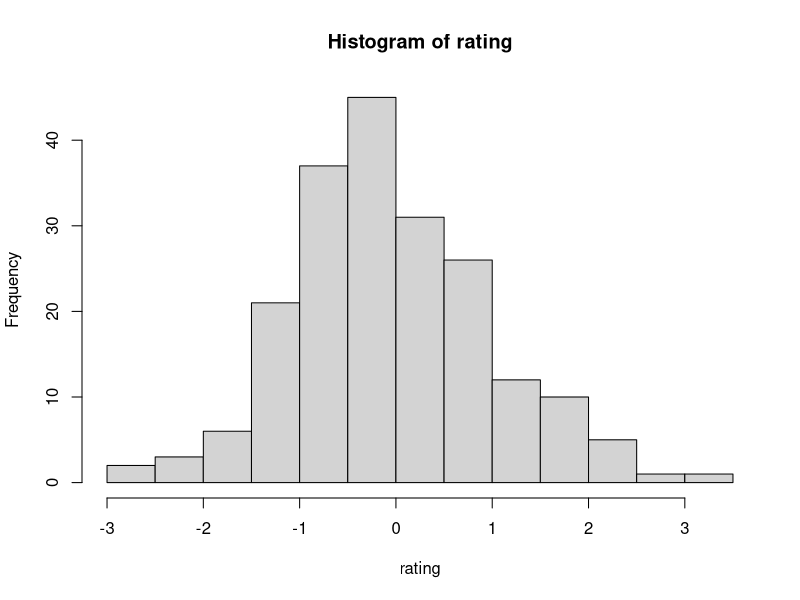
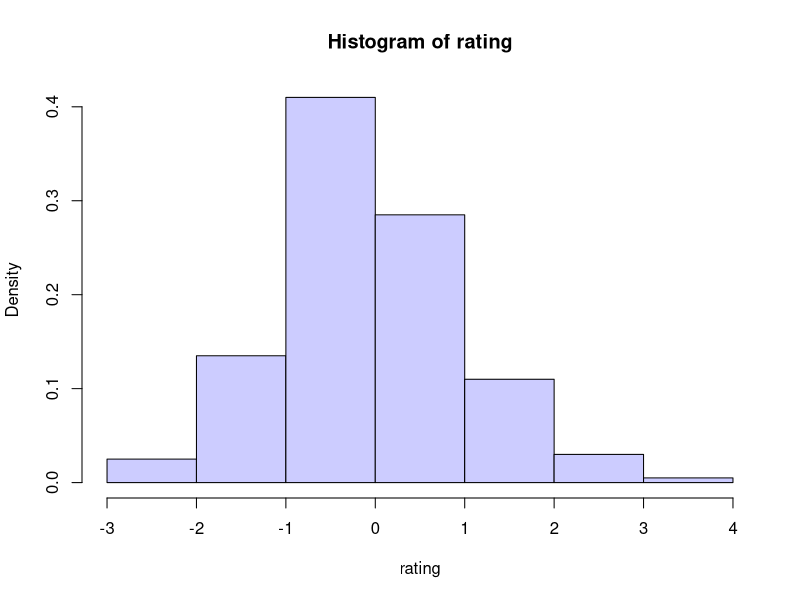
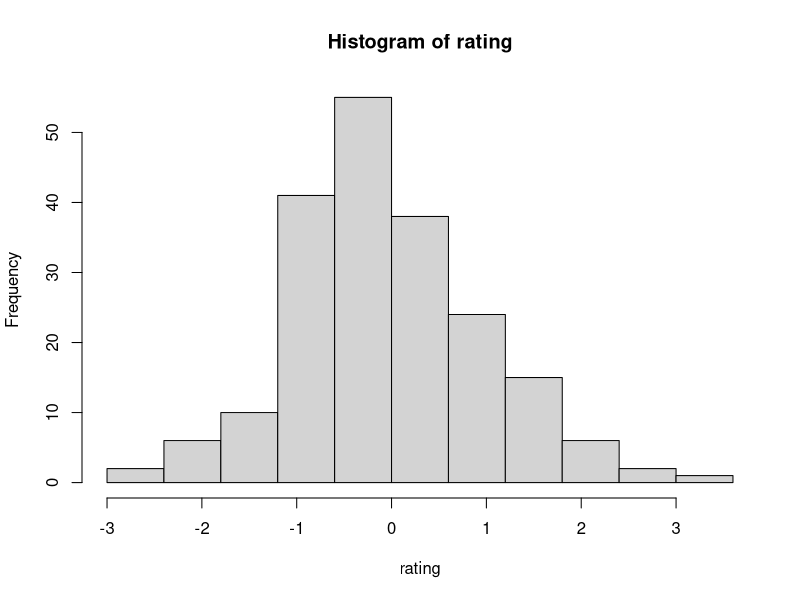
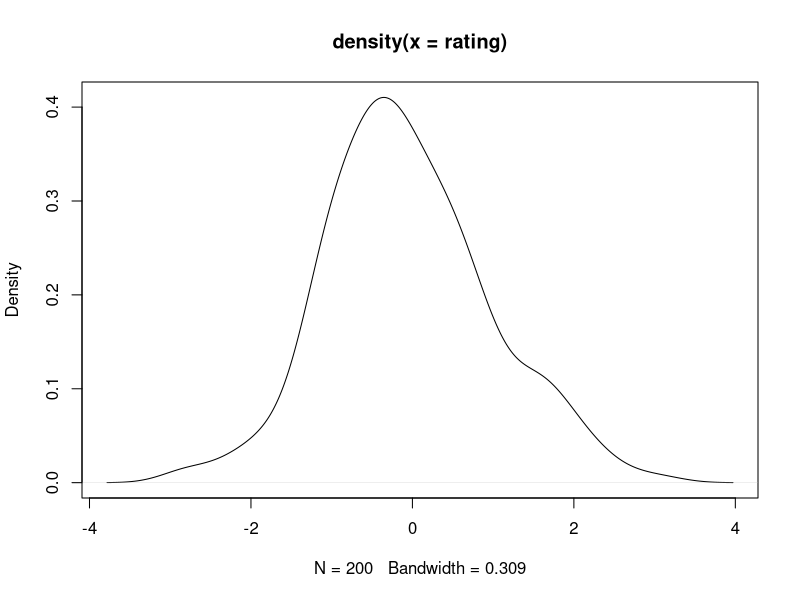
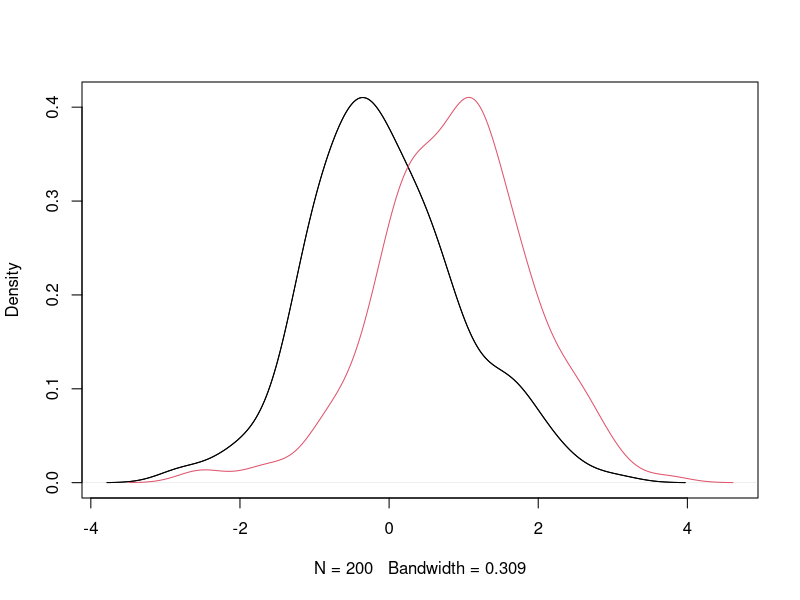
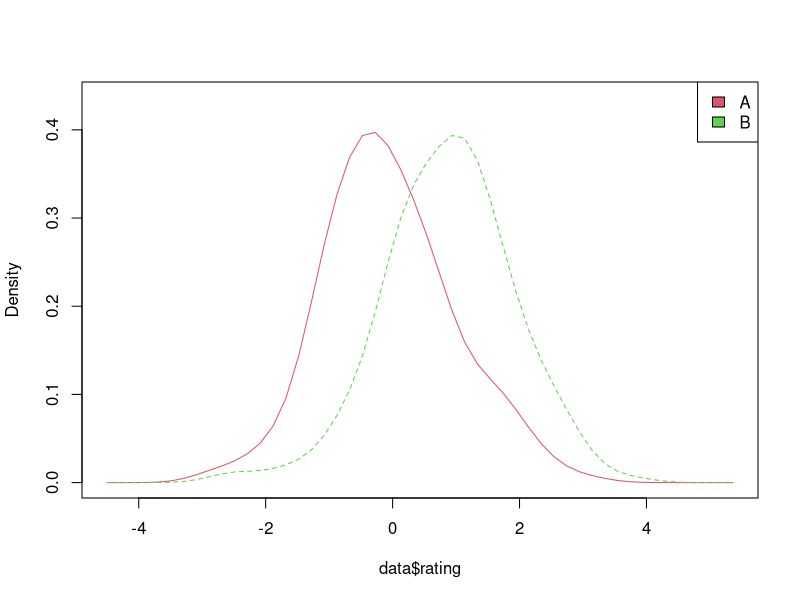
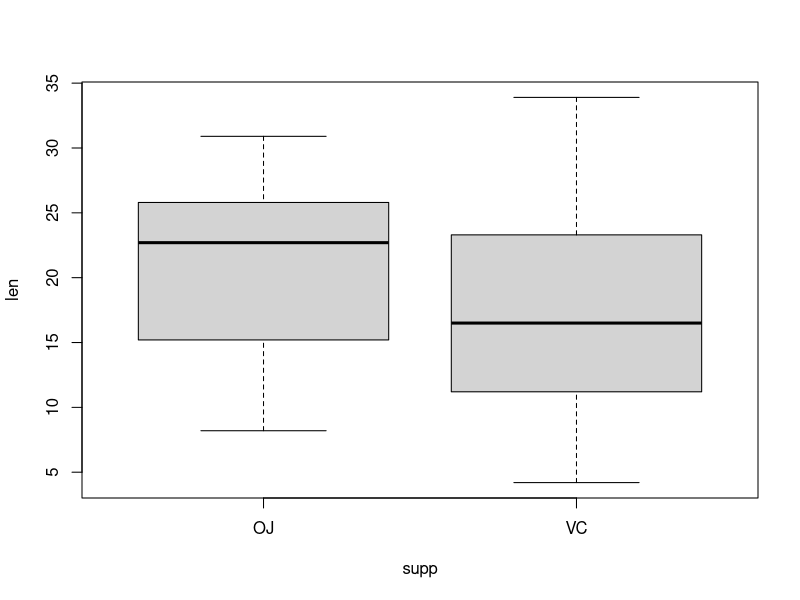
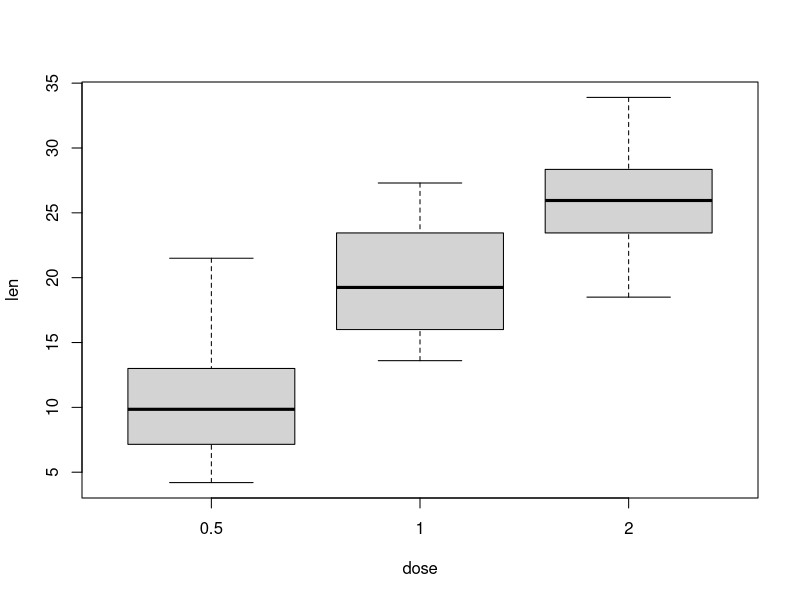

Generate these figures, in order, with R:
set.seed(1234)
rating  <- rnorm(200)
head(rating)
#> [1] -1.2070657  0.2774292  1.0844412 -2.3456977  0.4291247  0.5060559

rating2 <- rnorm(200, mean=.8)
head(rating2)
#> [1] 1.2852268 1.4967688 0.9855139 1.5007335 1.1116810 1.5604624

cond <- factor( rep(c("A","B"), each=200) )
data <- data.frame(cond, rating = c(rating,rating2))

hist(rating)
hist(rating, breaks=8, col="#CCCCFF", freq=FALSE)

# Put breaks at every 0.6
boundaries <- seq(-3, 3.6, by=.6)
boundaries
#>  [1] -3.0 -2.4 -1.8 -1.2 -0.6  0.0  0.6  1.2  1.8  2.4  3.0  3.6

hist(rating, breaks=boundaries)


# Kernel density plot
plot(density(rating))

plot.multi.dens <- function(s)
{
  junk.x = NULL
  junk.y = NULL
  for(i in 1:length(s)) {
    junk.x = c(junk.x, density(s[[i]])$x)
    junk.y = c(junk.y, density(s[[i]])$y)
  }
  xr <- range(junk.x)
  yr <- range(junk.y)
  plot(density(s[[1]]), xlim = xr, ylim = yr, main = "")
  for(i in 1:length(s)) {
    lines(density(s[[i]]), xlim = xr, ylim = yr, col = i)
  }
}

# the input of the following function MUST be a numeric list
plot.multi.dens( list(rating, rating2))

library(sm)
sm.density.compare(data$rating, data$cond)
# Add a legend (the color numbers start from 2 and go up)
legend("topright", levels(data$cond), fill=2+(0:nlevels(data$cond)))


## Boxplots

head(ToothGrowth)
boxplot(len ~ supp, data=ToothGrowth)
boxplot(len ~ dose, data=ToothGrowth)
boxplot(len ~ interaction(dose,supp), data=ToothGrowth)
plot(len ~ interaction(dose,supp), data=ToothGrowth)

## Scatterplots

set.seed(955)
# Make some noisily increasing data
dat <- data.frame(xvar = 1:20 + rnorm(20,sd=3),
                  yvar = 1:20 + rnorm(20,sd=3),
                  zvar = 1:20 + rnorm(20,sd=3))

head(dat)

# Plot the points using the vectors xvar and yvar
plot(dat$xvar, dat$yvar)

# Same as previous, but with formula interface
plot(yvar ~ xvar, dat)

# Add a regression line
fitline <- lm(dat$yvar ~ dat$xvar)
abline(fitline)

#A scatterplot matrix
plot(dat[,1:3])

# Another way of making a scatterplot matrix, with regression lines
# and histogram/boxplot/density/qqplot/none along the diagonal
library(car)
scatterplotMatrix(dat[,1:3],
                  diagonal="histogram",
                  smooth=FALSE)
